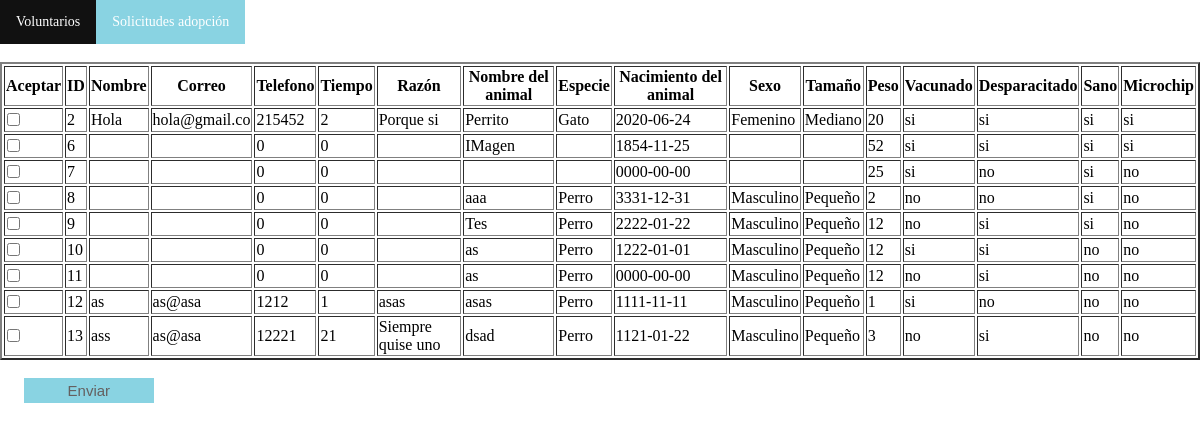
Before: /php/solicitudes_add.php with the older database file.
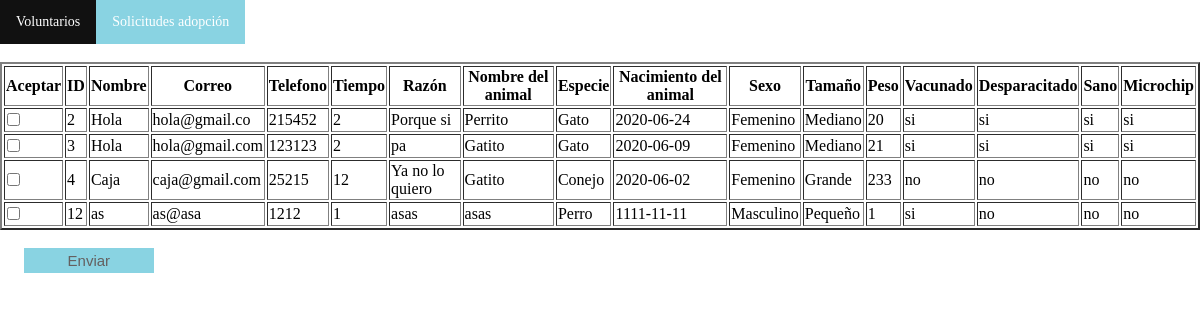
After: the same page with the newer database file.
### tables this page shows
CREATE TABLE `dar_adopcion` (
  `id` int(11) NOT NULL,
  `nombre` text NOT NULL,
  `correo` text NOT NULL,
  `tel` int(11) NOT NULL,
  `tiempo` int(11) NOT NULL,
  `razón` text NOT NULL,
  `nombre_animal` text NOT NULL,
  `especie` text NOT NULL,
  `nacimiento_animal` date NOT NULL,
  `sexo` text NOT NULL,
  `tamaño` text NOT NULL,
  `peso` int(5) NOT NULL,
  `vacunado` text NOT NULL,
  `desparacitado` text NOT NULL,
  `sano` text NOT NULL,
  `microchip` text NOT NULL,
  `revisado` varchar(255) NOT NULL DEFAULT 'no',
  `img_animal` mediumblob DEFAULT NULL
);

### php/solicitudes_add.php (the view, shortened to what this page needs)
<!DOCTYPE html>
<html lang="en">
<head>
    <link rel="stylesheet" href="../css/style_admin.css">
</head>
<body>
    <ul>
        <li><a href="../php//voluntarios_add.php">Voluntarios</a></li>
        <li><a class="active" href="../php/solicitudes_add.php">Solicitudes adopción</a></li>
        <li><a href="../php/adopcion_acept.php">Solicitudes adopción</a></li>
        <li style="float:right"><a href="../index.html" id="close_sesion">Cerrar sesion</a></li>
    </ul>
    <br>
    <table border = '2'>
        <tr>
            <th>Aceptar</th>
            <th>ID</th>
            <th>Nombre</th>
            <th>Correo</th>
            <th>Telefono</th>
            <th>Tiempo</th>
            <th>Razón</th>
            <th>Nombre del animal</th>
            <th>Especie</th>
            <th>Nacimiento del animal</th>
            <th>Sexo</th>
            <th>Tamaño</th>
            <th>Peso</th>
            <th>Vacunado</th>
            <th>Desparacitado</th>
            <th>Sano</th>
            <th>Microchip</th>
        </tr>
    <?php
        $conectar = new mysqli('localhost', 'root', '', 'happy_animals');
        $conectar->set_charset("utf8");
        $sql = "SELECT * FROM dar_adopcion WHERE revisado = 'no'";
        $ejecutar = $conectar->query($sql);
        if(!$ejecutar){
            echo "Hubo error al ejectuar la cola";
            echo "<br>";
            echo $conectar->error;
        }
        else{
        ?>
        <?php
                while($rows = mysqli_fetch_array($ejecutar)){
                    echo "<form method='post' name='check_solicitudes' id = 'check_solicitudes' action='check.php'>";
                    echo "<tr>";
                    echo "<td>";
                    ?>
                    <input type='checkbox' id =<?php echo $rows['id'] ?>  name=<?php echo $rows['id'] ?>>
        <?php
                    echo "</td>";
                    echo "<td>" .  $rows['id'] . "</td>" ;
                    echo "<td>" .  $rows['nombre'] . "</td>" ;
                    echo "<td>" .  $rows['correo'] . "</td>" ;
                    echo "<td>" .  $rows['tel'] . "</td>" ;
                    echo "<td>" .  $rows['tiempo'] . "</td>" ;
                    echo "<td>" .  $rows['razón'] . "</td>" ;
                    echo "<td>" .  $rows['nombre_animal'] . "</td>" ;
                    echo "<td>" .  $rows['especie'] . "</td>" ;
                    echo "<td>" .  $rows['nacimiento_animal'] . "</td>" ;
                    echo "<td>" .  $rows['sexo'] . "</td>" ;
                    echo "<td>" .  $rows['tamaño'] . "</td>" ;
                    echo "<td>" .  $rows['peso'] . "</td>" ;
                    echo "<td>" .  $rows['vacunado'] . "</td>" ;
                    echo "<td>" .  $rows['desparacitado'] . "</td>" ;
                    echo "<td>" .  $rows['sano'] . "</td>" ;
                    echo "<td>" .  $rows['microchip'] . "</td>" ;
                    echo "</tr>";
                }
        ?>
    </table>
                <br>
                <input type="submit" value="Enviar">
        <?php
            }
        ?>
</body>
</html>

### css/style_admin.css (style rules this page uses)
body { margin: 0; }
ul { list-style-type: none; margin: 0; padding: 0; overflow: hidden; }
li { float: left; }
li a { display: block; color: white; text-align: center; padding: 14px 16px; text-decoration: none; font-family: Bahnschrift; font-size: 14px; }
.active { background-color: #89d3e2; }
input { border: none; border-bottom: 1px solid #8b9191; margin-left: 2%; }
input[type=submit] { border: none; background-color: #89d3e2; color: #646060; font-size: 15px; padding: 4px; width: 10.8%; margin-left: 2%; }

Changed rows visible on the page:
removed dar_adopcion: id "6", tel "0", tiempo "0", nombre_animal "IMagen", nacimiento_animal "1854-11-25", peso "52", vacunado "si", desparacitado "si", sano "si", microchip "si"
removed dar_adopcion: id "7", tel "0", tiempo "0", nacimiento_animal "0000-00-00", peso "25", vacunado "si", desparacitado "no", sano "si", microchip "no"
removed dar_adopcion: id "8", tel "0", tiempo "0", nombre_animal "aaa", especie "Perro", nacimiento_animal "3331-12-31", sexo "Masculino", tamaño "Pequeño", peso "2", vacunado "no", desparacitado "no", sano "si", microchip "no"
removed dar_adopcion: id "9", tel "0", tiempo "0", nombre_animal "Tes", especie "Perro", nacimiento_animal "2222-01-22", sexo "Masculino", tamaño "Pequeño", peso "12", vacunado "no", desparacitado "si", sano "si", microchip "no"
removed dar_adopcion: id "10", tel "0", tiempo "0", nombre_animal "as", especie "Perro", nacimiento_animal "1222-01-01", sexo "Masculino", tamaño "Pequeño", peso "12", vacunado "si", desparacitado "si", sano "no", microchip "no"
removed dar_adopcion: id "11", tel "0", tiempo "0", nombre_animal "as", especie "Perro", nacimiento_animal "0000-00-00", sexo "Masculino", tamaño "Pequeño", peso "12", vacunado "no", desparacitado "si", sano "no", microchip "no"
no longer on this page (row edited): dar_adopcion: id "13", nombre "ass", correo "as@asa", tel "12221", tiempo "21", razón "Siempre quise uno", nombre_animal "dsad", especie "Perro", nacimiento_animal "1121-01-22", sexo "Masculino", tamaño "Pequeño", peso "3", vacunado "no", desparacitado "si", sano "no", microchip "no"
now on this page (row edited): dar_adopcion: id "3", nombre "Hola", correo "hola@gmail.com", tel "123123", tiempo "2", razón "pa", nombre_animal "Gatito", especie "Gato", nacimiento_animal "2020-06-09", sexo "Femenino", tamaño "Mediano", peso "21", vacunado "si", desparacitado "si", sano "si", microchip "si"
now on this page (row edited): dar_adopcion: id "4", nombre "Caja", correo "caja@gmail.com", tel "25215", tiempo "12", razón "Ya no lo quiero", nombre_animal "Gatito", especie "Conejo", nacimiento_animal "2020-06-02", sexo "Femenino", tamaño "Grande", peso "233", vacunado "no", desparacitado "no", sano "no", microchip "no"
